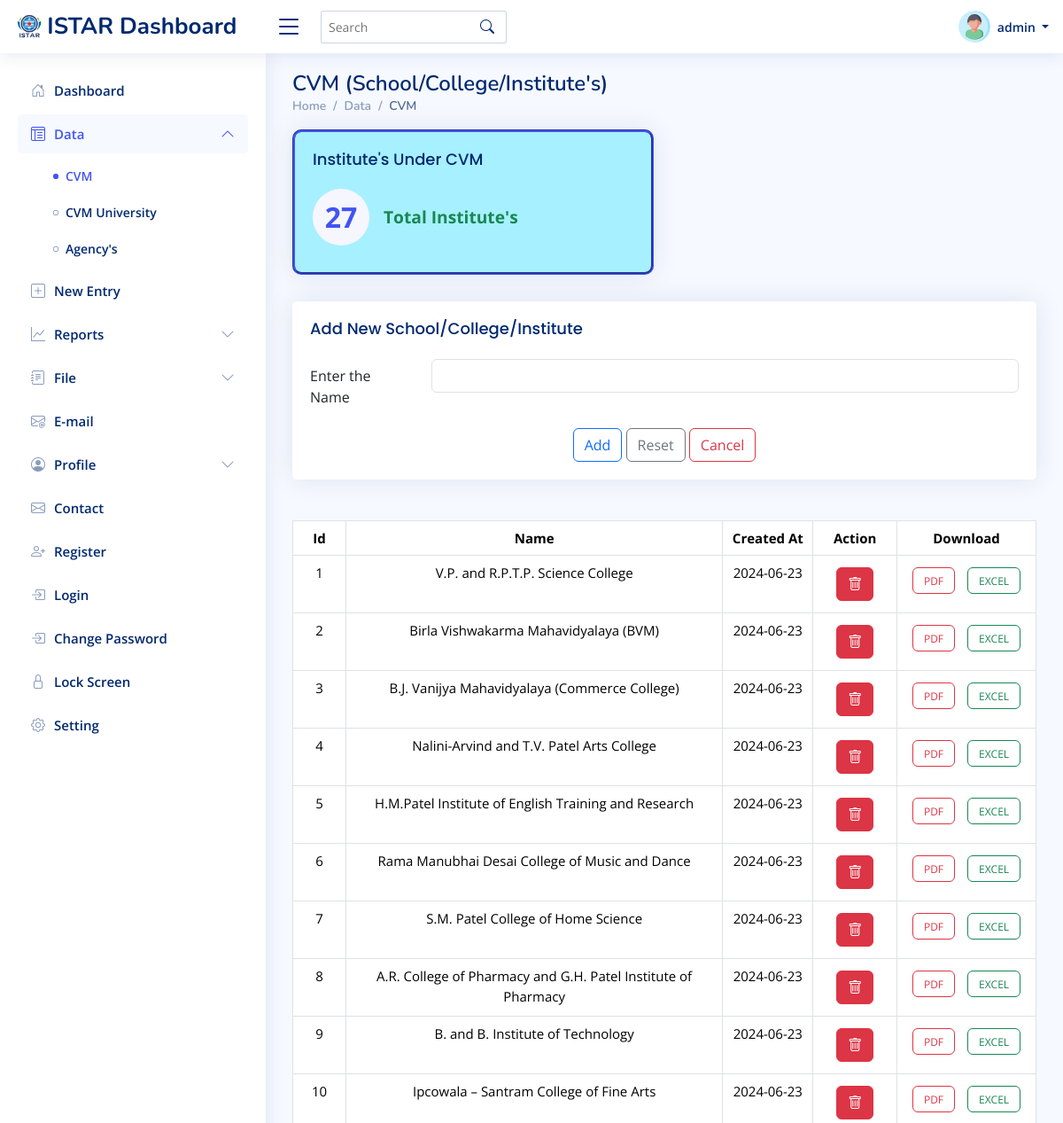
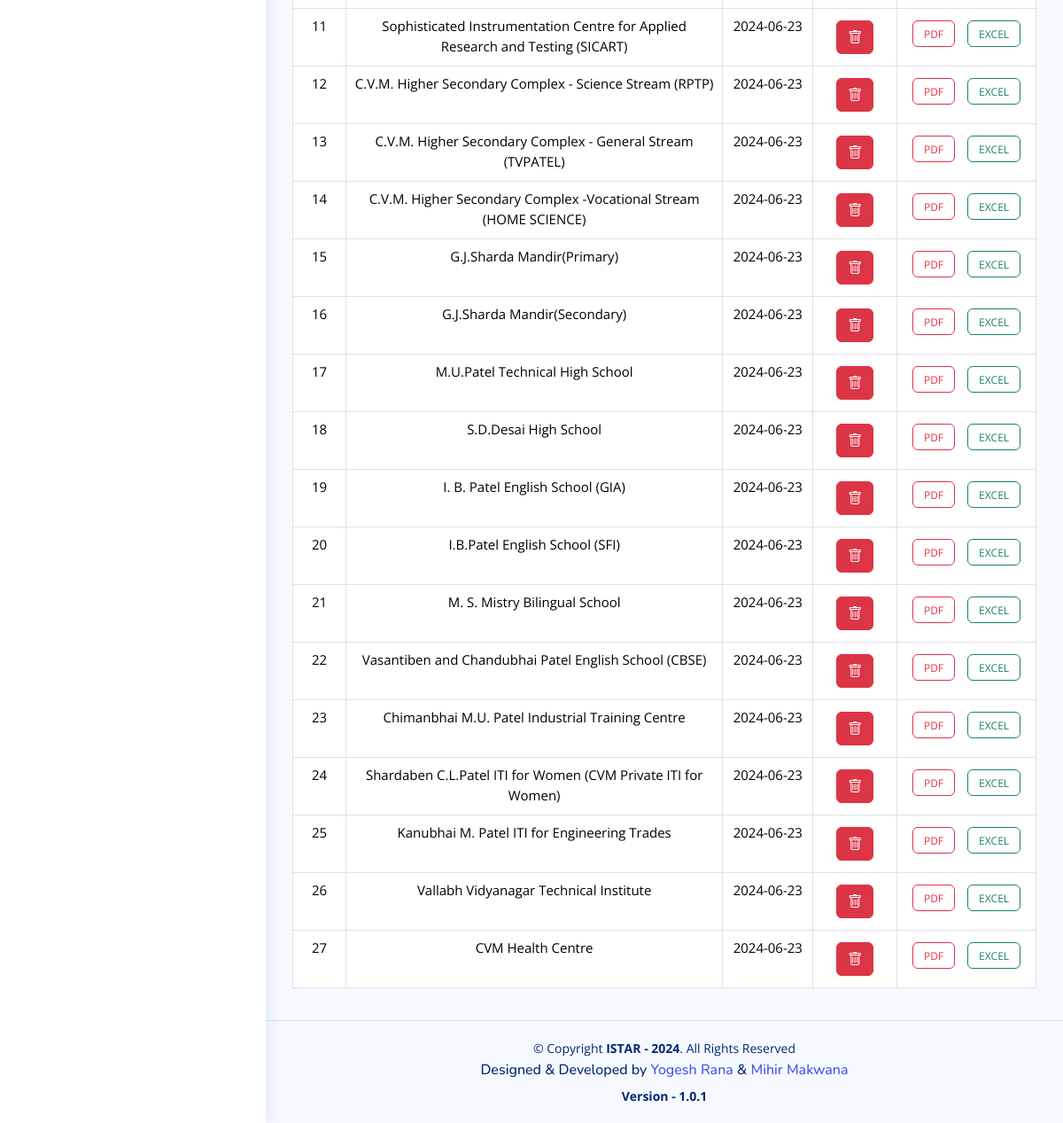
Before: /cvm.php (signed in) with the older database file (2 pictures, top to bottom).
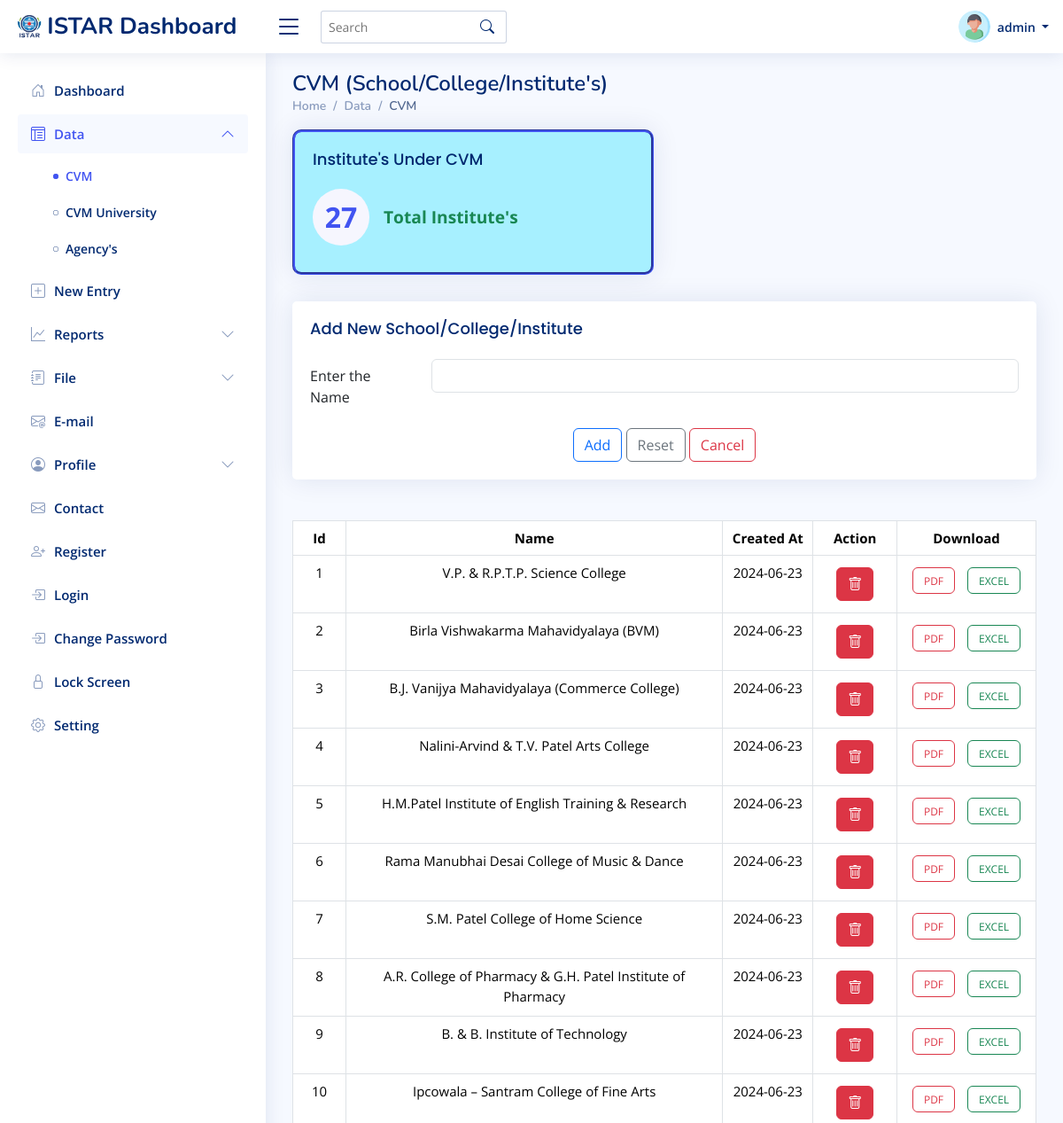
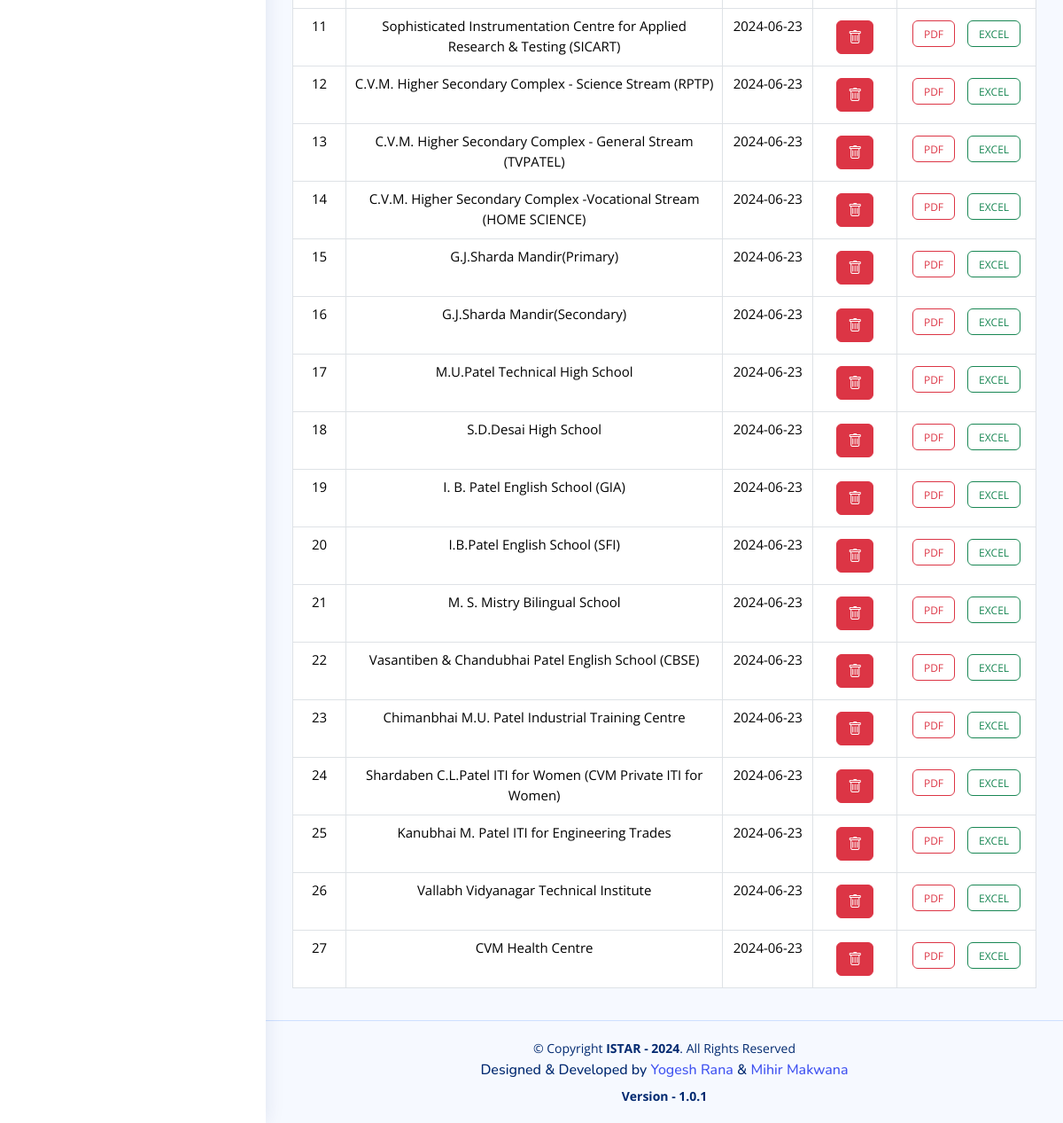
After: the same page with the newer database file (2 pictures, top to bottom).
### tables this page shows
CREATE TABLE `institutes` (
  `id` int(11) NOT NULL,
  `name` varchar(255) NOT NULL,
  `organization_id` int(11) DEFAULT NULL,
  `created_at` date NOT NULL DEFAULT current_timestamp(),
  `organization_name` varchar(255) DEFAULT NULL
);

### cvm.php (the view, shortened to what the changed rows need)
<!DOCTYPE html>
<html lang="en">
<head>
  <link href="assets/vendor/bootstrap/css/bootstrap.min.css" rel="stylesheet">
  <link href="assets/vendor/bootstrap-icons/bootstrap-icons.css" rel="stylesheet">
  <link href="assets/vendor/boxicons/css/boxicons.min.css" rel="stylesheet">
  <link href="assets/vendor/quill/quill.snow.css" rel="stylesheet">
  <link href="assets/vendor/quill/quill.bubble.css" rel="stylesheet">
  <link href="assets/vendor/remixicon/remixicon.css" rel="stylesheet">
  <link href="assets/vendor/simple-datatables/style.css" rel="stylesheet">
  <link href="assets/css/style.css" rel="stylesheet">
</head>
<body>
    <main id="main" class="main">
        <div class="pagetitle">
            <h1>CVM (School/College/Institute's) </h1>
        </div>
        <section>
            <div class="row">
                <div class="col-sm-12">
                    <table class="table  table-hover mt-3 text-center table-bordered" id="datatbl" style="font-size: 15px;">
                        <thead>
                            <tr>
                                <th>Id</th>
                                <th>Name</th>
                                <th>Created At</th>
                                <th>Action</th>
                                <th>Download</th>
                            </tr>
                        </thead>
                        <tbody id="data">
                            <?php
                            include "./PHP/connection.php";
                            $sql = "SELECT * FROM institutes where organization_id=1";
                            $result = $conn->query($sql);
                            if ($result->num_rows > 0) {
                                while ($row = $result->fetch_assoc()) {
                                    $delete = "delete_cvm.php?id=" . $row["id"];
                                    echo "<tr>
                                        <td width='2%'>" . $row["id"] . "</td>
                                        <td width='20%'>" . $row["name"] . "</td>
                                        <td width='2%'>" . $row["created_at"] . "</td>
                                        <td width='2%'>
                                            <a href='$delete' class='btn btn-danger'><i class='bi bi-trash'></i></a>
                                        </td>
                                        <td width='5%'>
                                            <a href='#' class='btn btn-outline-danger' role='button' style='height: 30px;font-size: 12px;'>PDF</a>
                                            <a href='#' class='btn btn-outline-success' role='button' style='height: 30px;font-size: 12px;'>EXCEL</a>
                                        </td>
                                    </tr>";
                                }
                            } else {
                                echo "No data found.";
                            }
                            ?>
                    </table>
                </div>
            </div>
        </section>
    </main>
   <?php require "./PHP/footer.php" ?>
</body>
</html>

Changed rows visible on the page:
changed institutes id 1: name "V.P. and R.P.T.P. Science College" → "V.P. & R.P.T.P. Science College"
changed institutes id 4: name "Nalini-Arvind and T.V. Patel Arts College" → "Nalini-Arvind & T.V. Patel Arts College"
changed institutes id 5: name "H.M.Patel Institute of English Training and Research" → "H.M.Patel Institute of English Training & Research"
changed institutes id 6: name "Rama Manubhai Desai College of Music and Dance" → "Rama Manubhai Desai College of Music & Dance"
changed institutes id 8: name "A.R. College of Pharmacy and G.H. Patel Institute of Pharmacy" → "A.R. College of Pharmacy & G.H. Patel Institute of Pharmacy"
changed institutes id 9: name "B. and B. Institute of Technology" → "B. & B. Institute of Technology"
changed institutes id 11: name "Sophisticated Instrumentation Centre for Applied Research and Testing (SICART)" → "Sophisticated Instrumentation Centre for Applied Research & Testing (SICART)"
changed institutes id 22: name "Vasantiben and Chandubhai Patel English School (CBSE)" → "Vasantiben & Chandubhai Patel English School (CBSE)"
